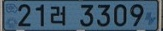
#> input picture elecCar/numPlate.jpg, 163 x 31 px
$ python comparePlate.py
#> lines starting #> are read from the running program, lines starting #| are printed output that depends on the picture
import cv2
import numpy as np
import matplotlib.pyplot as plt
import matplotlib.image as img

#번호판 그림 사이즈를 조정하기
img_plate = cv2.imread('numPlate.jpg', cv2.IMREAD_COLOR)
#> img_plate is the input picture: shape (31, 163, 3); mean B, G, R 107.8, 87.8, 62.7
img_resize = cv2.resize(img_plate, dsize=(300, 200), interpolation=cv2.INTER_CUBIC)
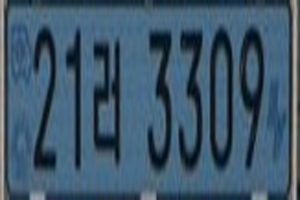
#> img_resize: shape (200, 300, 3); mean B, G, R 107.9, 87.9, 62.8


img_dst = img_resize[15:90, 5:35]
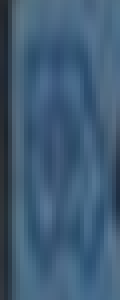
#> img_dst: shape (75, 30, 3) (shown 4 times larger); mean B, G, R 117.5, 92.1, 63.5
img_dst2 = img_resize[110:200, 5:40]
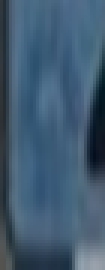
#> img_dst2: shape (90, 35, 3) (shown 3 times larger); mean B, G, R 112.7, 90.2, 64.2
img_dst3 = img_resize[50:180, 260:290]
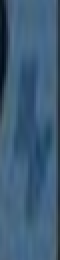
#> img_dst3: shape (130, 30, 3) (shown 2 times larger); mean B, G, R 118.9, 92.7, 62.2


cv2.imshow("src", img_resize)

cv2.imwrite('2/first.jpg', img_dst)
cv2.imwrite('2/second.jpg', img_dst2)
cv2.imwrite('2/third.jpg', img_dst3)

plt.subplot(3, 1, 1)
plt.imshow(cv2.cvtColor(img_dst, cv2.COLOR_BGR2RGB))
plt.subplot(3, 1, 2)
plt.imshow(cv2.cvtColor(img_dst2, cv2.COLOR_BGR2RGB))
plt.subplot(3, 1, 3)
plt.imshow(cv2.cvtColor(img_dst3, cv2.COLOR_BGR2RGB))


plt.show()
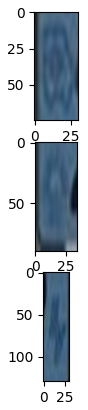
#> figure drawn by matplotlib, 3 panels

cv2.waitKey(0)
#> (the run stopped early here; a loop or call above may not have finished)
